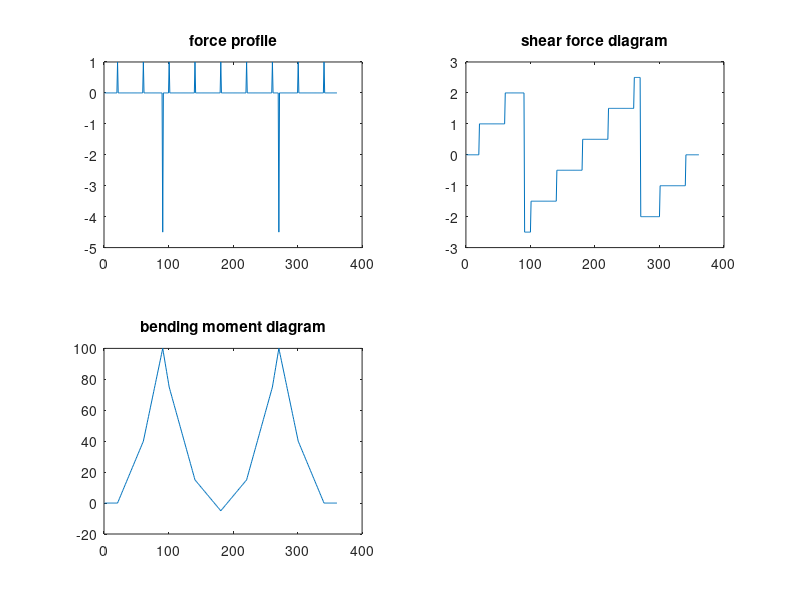

Write the MATLAB code that produced this figure.
% Program that calculates the shear force diagram and bending moment
% diagram for a uniform beam with already calculated point loads.

length = 36;
divisions_per_unit = 10;
elementN = divisions_per_unit * length + 1;
% load_distribution needs to have length + 1 elements.
% Best two solenoid distribution: load_distribution = [0, 0, 1, 0, 0, 0, 1, 0, 0, -4.5, 1, 0, 0, 0, 1, 0, 0, 0, 1, 0, 0, 0, 1, 0, 0, 0, 1, -4.5, 0, 0, 1, 0, 0, 0, 1, 0, 0];
% *************10.27 cm from centre.
% Best three solenoid distribution: load_distribution = [0, 0, 1, 0, 0, 0, -2, 0, 0, 0, 1, 0, 0, 0, 1, 0, 0, 0, -2, 0, 0, 0, 1, 0, 0, 0, 1, 0, 0, 0, -2, 0, 0, 0, 1, 0, 0];
load_distribution = [0, 0, 1, 0, 0, 0, 1, 0, 0, -4.5, 1, 0, 0, 0, 1, 0, 0, 0, 1, 0, 0, 0, 1, 0, 0, 0, 1, -4.5, 0, 0, 1, 0, 0, 0, 1, 0, 0];

beam = zeros(1, elementN);
for i = 0:length
    beam(i*divisions_per_unit + 1) = load_distribution(i + 1);
end

SFD = zeros(1, elementN);
SFD(1) = beam(1);
for i = 2:elementN
    SFD(i) = SFD(i - 1) + beam(i);
end

BMD = zeros(1, elementN);
for i = 2:elementN
    BMD(i) = BMD(i - 1) + SFD(i - 1);
end

x = 1:elementN;
subplot(2, 2, 1);
plot(x, beam);
title('force profile');
subplot(2, 2, 2);
plot(x, SFD);
title('shear force diagram');
subplot(2, 2, 3);
plot(x, BMD);
title('bending moment diagram');